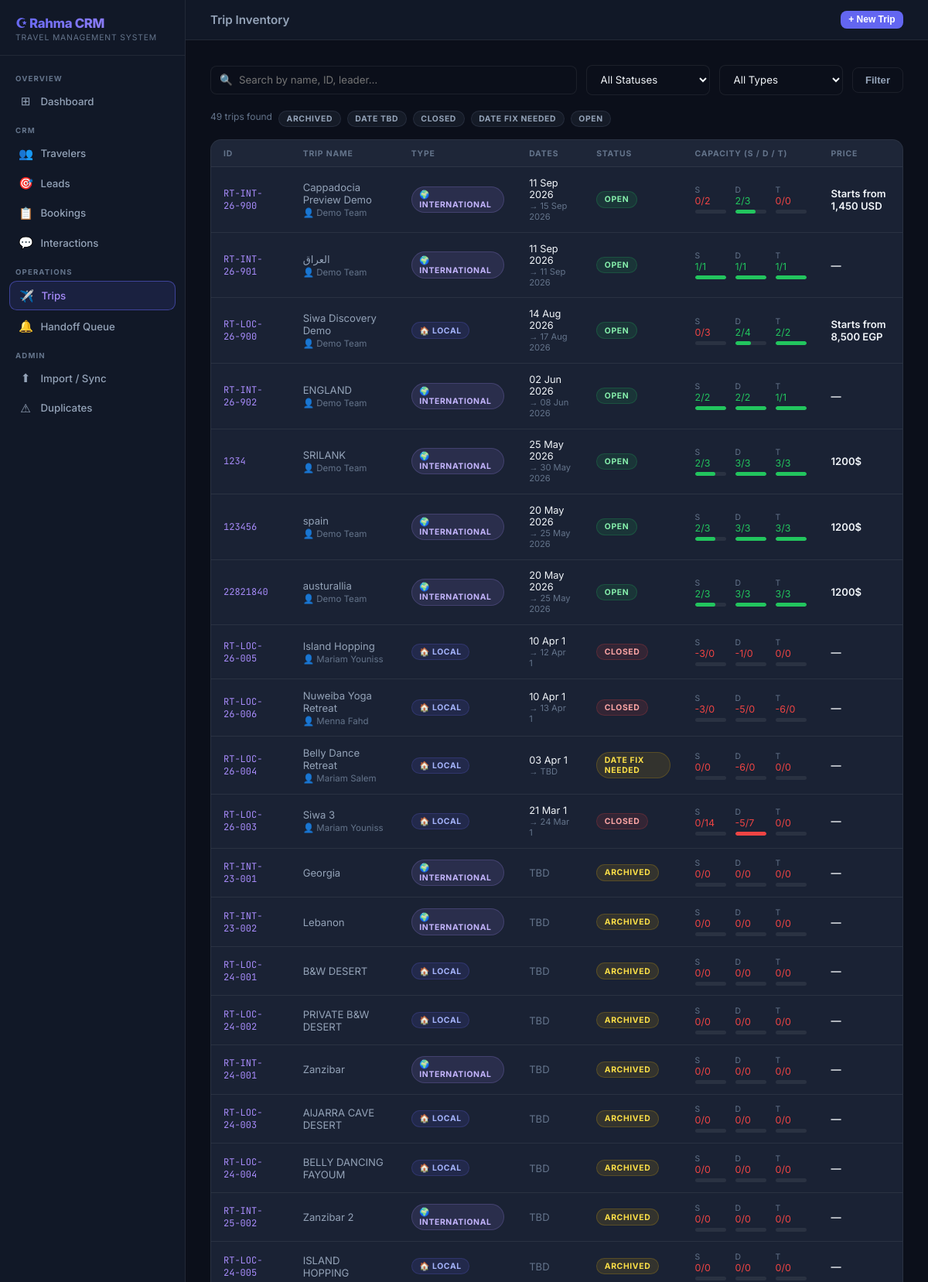
The page /trips/ (upper part) on the database its author committed.
### app/models/trip.py (models this page shows, shortened)
class Trip(db.Model):
    __tablename__ = 'trips'
    trip_id = db.Column(db.String(50), primary_key=True)
    trip_name = db.Column(db.String(200), nullable=False)
    type = db.Column(db.String(50)) # Local / International
    year = db.Column(db.Integer)
    trip_leader = db.Column(db.String(100))
    start_date = db.Column(db.Date)
    end_date = db.Column(db.Date)
    sales_status = db.Column(db.String(50)) # Open / Closed / Cancelled
    data_audit = db.Column(db.Text)
    trip_window_status = db.Column(db.String(50))
    trip_availability_note = db.Column(db.Text)
    next_reengage_date = db.Column(db.Date)
    single_total = db.Column(db.Integer, default=0)
    double_total = db.Column(db.Integer, default=0)
    triple_total = db.Column(db.Integer, default=0)
    single_remaining = db.Column(db.Integer, default=0)
    double_remaining = db.Column(db.Integer, default=0)
    triple_remaining = db.Column(db.Integer, default=0)
    draft_holds_single = db.Column(db.Integer, default=0)
    draft_holds_double = db.Column(db.Integer, default=0)
    draft_holds_triple = db.Column(db.Integer, default=0)
    public_price = db.Column(db.String(200))
    public_description = db.Column(db.Text)
    sales_notes = db.Column(db.Text)
    bookings = db.relationship('TripBooking', backref='trip', lazy=True)

### app/routes/trips.py (the view)
@trips_bp.route('/')
def index():
    q = request.args.get('q', '')
    status = request.args.get('status', '')
    trip_type = request.args.get('type', '')
    query = Trip.query
    if q:
        query = query.filter(or_(
            Trip.trip_name.ilike(f'%{q}%'),
            Trip.trip_id.ilike(f'%{q}%'),
            Trip.trip_leader.ilike(f'%{q}%'),
        ))
    if status:
        query = query.filter(Trip.sales_status == status)
    if trip_type:
        query = query.filter(Trip.type == trip_type)
    trips = query.order_by(Trip.start_date.desc()).all()
    statuses = [r[0] for r in db.session.query(Trip.sales_status).distinct().all() if r[0]]
    types = [r[0] for r in db.session.query(Trip.type).distinct().all() if r[0]]
    return render_template('trips/index.html',
                           trips=trips,
                           q=q,
                           current_status=status,
                           current_type=trip_type,
                           statuses=statuses,
                           types=types)

### app/templates/trips/index.html (shortened to what this page needs)
{% extends "base.html" %}
{% block topbar_title %}Trip Inventory{% endblock %}
{% block topbar_actions %}
<button onclick="openModal('createTrip')" class="btn btn-primary btn-sm">+ New Trip</button>
{% endblock %}
{% block content %}
<form method="GET" action="{{ url_for('trips.index') }}" class="search-bar">
    <div class="search-input-wrap">
        <span class="search-icon">🔍</span>
        <input class="form-input" type="text" name="q" value="{{ q }}" placeholder="Search by name, ID, leader…">
    </div>
    <select class="form-select" name="status" style="width:160px">
        <option value="">All Statuses</option>
    </select>
    <select class="form-select" name="type" style="width:160px">
        <option value="">All Types</option>
    </select>
    <button type="submit" class="btn btn-ghost">Filter</button>
</form>
<div style="display:flex;gap:0.5rem;margin-bottom:1rem;flex-wrap:wrap">
    <span style="font-size:0.75rem;color:var(--text-muted)">{{ trips|length }} trips found</span>
    {% for s in statuses %}
    <a href="{{ url_for('trips.index', status=s) }}"
       style="text-decoration:none"
       class="badge {% if current_status == s %}badge-blue{% else %}badge-gray{% endif %}">{{ s }}</a>
    {% endfor %}
</div>
{% if trips %}
<div class="card" style="padding:0;overflow:hidden">
    <table class="data-table">
        <thead><tr>
            <th>ID</th>
            <th>Trip Name</th>
            <th>Type</th>
            <th>Dates</th>
            <th>Status</th>
            <th>Capacity (S / D / T)</th>
            <th>Price</th>
        </tr></thead>
        <tbody>
        {% for trip in trips %}
        <tr onclick="window.location='{{ url_for('trips.detail', trip_id=trip.trip_id) }}'">
            <td class="mono">{{ trip.trip_id }}</td>
            <td>
                <div class="primary">{{ trip.trip_name }}</div>
                {% if trip.trip_leader %}
                <div style="font-size:0.72rem;color:var(--text-muted);margin-top:2px">👤 {{ trip.trip_leader }}</div>
                {% endif %}
            </td>
            <td>
                {% if trip.type == 'International' %}
                    <span class="badge badge-purple">🌍 {{ trip.type }}</span>
                {% else %}
                    <span class="badge badge-blue">🏠 {{ trip.type or '—' }}</span>
                {% endif %}
            </td>
            <td>
                {% if trip.start_date %}
                <div style="font-size:0.8rem;color:var(--text-main)">{{ trip.start_date.strftime('%d %b %Y') }}</div>
                <div style="font-size:0.7rem;color:var(--text-muted)">→ {{ trip.end_date.strftime('%d %b %Y') if trip.end_date else 'TBD' }}</div>
                {% else %}
                <span style="color:var(--text-muted)">TBD</span>
                {% endif %}
            </td>
            <td>
                {% if trip.sales_status == 'Open' %}<span class="badge badge-green">Open</span>
                {% elif trip.sales_status == 'Closed' %}<span class="badge badge-red">Closed</span>
                {% elif trip.sales_status == 'Cancelled' %}<span class="badge badge-gray">Cancelled</span>
                {% else %}<span class="badge badge-yellow">{{ trip.sales_status or '—' }}</span>{% endif %}
            </td>
            <td>
                <div style="display:flex;gap:0.75rem;font-size:0.78rem">
                    {% set s_pct = (trip.single_remaining / trip.single_total * 100) if trip.single_total else 0 %}
                    {% set d_pct = (trip.double_remaining / trip.double_total * 100) if trip.double_total else 0 %}
                    {% set t_pct = (trip.triple_remaining / trip.triple_total * 100) if trip.triple_total else 0 %}
                    <div style="min-width:40px">
                        <div style="color:var(--text-muted);font-size:0.65rem">S</div>
                        <div style="color:{% if s_pct > 30 %}var(--green){% elif s_pct > 0 %}var(--yellow){% else %}var(--red){% endif %}">
                            {{ trip.single_remaining }}/{{ trip.single_total }}
                        </div>
                        <div class="cap-bar"><div class="cap-fill {% if s_pct > 30 %}good{% elif s_pct > 0 %}warn{% else %}empty{% endif %}" style="width:{{ s_pct }}%"></div></div>
                    </div>
                    <div style="min-width:40px">
                        <div style="color:var(--text-muted);font-size:0.65rem">D</div>
                        <div style="color:{% if d_pct > 30 %}var(--green){% elif d_pct > 0 %}var(--yellow){% else %}var(--red){% endif %}">
                            {{ trip.double_remaining }}/{{ trip.double_total }}
                        </div>
                        <div class="cap-bar"><div class="cap-fill {% if d_pct > 30 %}good{% elif d_pct > 0 %}warn{% else %}empty{% endif %}" style="width:{{ d_pct }}%"></div></div>
                    </div>
                    <div style="min-width:40px">
                        <div style="color:var(--text-muted);font-size:0.65rem">T</div>
                        <div style="color:{% if t_pct > 30 %}var(--green){% elif t_pct > 0 %}var(--yellow){% else %}var(--red){% endif %}">
                            {{ trip.triple_remaining }}/{{ trip.triple_total }}
                        </div>
                        <div class="cap-bar"><div class="cap-fill {% if t_pct > 30 %}good{% elif t_pct > 0 %}warn{% else %}empty{% endif %}" style="width:{{ t_pct }}%"></div></div>
                    </div>
                </div>
            </td>
            <td style="color:var(--text-main);font-weight:600">{{ trip.public_price or '—' }}</td>
        </tr>
        {% endfor %}
        </tbody>
    </table>
</div>
{% endif %}
{% endblock %}

### app/templates/base.html (style rules this page uses)
*, *::before, *::after { box-sizing: border-box; margin: 0; padding: 0; }
:root { --bg-base: #0b0f1a; --bg-surface: #111827; --bg-card: #1a2234; --bg-hover: #1e2a40; --border: rgba(255,255,255,0.07); --border-act: rgba(99,102,241,0.5); --accent: #6366f1; --accent-2: #a78bfa; --text-main: #f1f5f9; --text-muted: #64748b; --text-dim: #94a3b8; --green: #22c55e; --yellow: #eab308; --red: #ef4444; --sidebar-w: 240px; }
html, body { height: 100%; font-family: 'Inter', sans-serif; background: var(--bg-base); color: var(--text-main); }
.btn { display: inline-flex; align-items: center; gap: 0.4rem; padding: 0.5rem 1rem; border-radius: 0.5rem; font-size: 0.82rem; font-weight: 600; border: none; cursor: pointer; text-decoration: none; transition: all 0.15s ease; }
.btn-primary { background: var(--accent); color: #fff; }
.btn-ghost { background: transparent; color: var(--text-dim); border: 1px solid var(--border); }
.btn-sm { padding: 0.3rem 0.65rem; font-size: 0.75rem; }
.card { background: var(--bg-card); border: 1px solid var(--border); border-radius: 0.875rem; padding: 1.5rem; }
.badge { display: inline-flex; align-items: center; padding: 0.2rem 0.6rem; border-radius: 999px; font-size: 0.65rem; font-weight: 700; text-transform: uppercase; letter-spacing: 0.06em; }
.badge-green { background: rgba(34,197,94,0.12); color: #86efac; border: 1px solid rgba(34,197,94,0.2); }
.badge-yellow { background: rgba(234,179,8,0.12); color: #fde047; border: 1px solid rgba(234,179,8,0.2); }
.badge-red { background: rgba(239,68,68,0.12); color: #fca5a5; border: 1px solid rgba(239,68,68,0.2); }
.badge-blue { background: rgba(99,102,241,0.12); color: #a5b4fc; border: 1px solid rgba(99,102,241,0.2); }
.badge-purple { background: rgba(167,139,250,0.12);color: #c4b5fd; border: 1px solid rgba(167,139,250,0.2); }
.badge-gray { background: rgba(100,116,139,0.12);color: #94a3b8; border: 1px solid rgba(100,116,139,0.2); }
.data-table { width: 100%; border-collapse: collapse; font-size: 0.82rem; }
.data-table thead th { text-align: left; padding: 0.65rem 1rem; color: var(--text-muted); font-size: 0.65rem; font-weight: 700; text-transform: uppercase; letter-spacing: 0.08em; border-bottom: 1px solid var(--border); background: rgba(255,255,255,0.02); }
.data-table tbody tr { border-bottom: 1px solid var(--border); transition: background 0.1s; cursor: pointer; }
.data-table tbody td { padding: 0.8rem 1rem; color: var(--text-dim); vertical-align: middle; }
.data-table tbody td.mono { font-family: 'JetBrains Mono', monospace; font-size: 0.75rem; color: var(--accent-2); }
.form-input, .form-select, .form-textarea { width: 100%; background: var(--bg-base); border: 1px solid var(--border); border-radius: 0.5rem; padding: 0.6rem 0.85rem; color: var(--text-main); font-size: 0.83rem; font-family: 'Inter', sans-serif; outline: none; transition: border-color 0.15s; }
.form-select option { background: var(--bg-surface); }
.search-bar { display: flex; gap: 0.75rem; align-items: center; margin-bottom: 1.25rem; flex-wrap: wrap; }
.search-input-wrap { position: relative; flex: 1; min-width: 200px; }
.search-input-wrap input { padding-left: 2.25rem; }
.search-icon { position: absolute; left: 0.75rem; top: 50%; transform: translateY(-50%); color: var(--text-muted); font-size: 0.85rem; pointer-events: none; }
.cap-bar { height: 5px; background: var(--border); border-radius: 999px; overflow: hidden; margin-top: 4px; }
.cap-fill { height: 100%; border-radius: 999px; transition: width 0.3s; }
.cap-fill.good { background: var(--green); }
.cap-fill.empty { background: var(--red); }

### rows shown on the page
Trip: trip_id "RT-INT-26-900", trip_name "Cappadocia Preview Demo", trip_leader "Demo Team", type "INTERNATIONAL", start_date "11 Sep 2026", end_date "15 Sep 2026", sales_status "OPEN", single_remaining "0", single_total "2", double_remaining "2", double_total "3", {{ d_pct }} 66.66666666666666 (drawn), triple_remaining "0", triple_total "0", public_price "Starts from 1,450 USD"
Trip: trip_id "RT-INT-26-901", trip_name "العراق", trip_leader "Demo Team", type "INTERNATIONAL", start_date "11 Sep 2026", end_date "11 Sep 2026", sales_status "OPEN", single_remaining "1", single_total "1", {{ s_pct }} 100.0 (drawn), double_remaining "1", double_total "1", {{ d_pct }} 100.0 (drawn), triple_remaining "1", triple_total "1", {{ t_pct }} 100.0 (drawn), public_price "—"
Trip: trip_id "RT-LOC-26-900", trip_name "Siwa Discovery Demo", trip_leader "Demo Team", type "LOCAL", start_date "14 Aug 2026", end_date "17 Aug 2026", sales_status "OPEN", single_remaining "0", single_total "3", double_remaining "2", double_total "4", {{ d_pct }} 50.0 (drawn), triple_remaining "2", triple_total "2", {{ t_pct }} 100.0 (drawn), public_price "Starts from 8,500 EGP"
Trip: trip_id "RT-INT-26-902", trip_name "ENGLAND", trip_leader "Demo Team", type "INTERNATIONAL", start_date "02 Jun 2026", end_date "08 Jun 2026", sales_status "OPEN", single_remaining "2", single_total "2", {{ s_pct }} 100.0 (drawn), double_remaining "2", double_total "2", {{ d_pct }} 100.0 (drawn), triple_remaining "1", triple_total "1", {{ t_pct }} 100.0 (drawn), public_price "—"
Trip: trip_id "1234", trip_name "SRILANK", trip_leader "Demo Team", type "INTERNATIONAL", start_date "25 May 2026", end_date "30 May 2026", sales_status "OPEN", single_remaining "2", single_total "3", {{ s_pct }} 66.66666666666666 (drawn), double_remaining "3", double_total "3", {{ d_pct }} 100.0 (drawn), triple_remaining "3", triple_total "3", {{ t_pct }} 100.0 (drawn), public_price "1200$"
Trip: trip_id "123456", trip_name "spain", trip_leader "Demo Team", type "INTERNATIONAL", start_date "20 May 2026", end_date "25 May 2026", sales_status "OPEN", single_remaining "2", single_total "3", {{ s_pct }} 66.66666666666666 (drawn), double_remaining "3", double_total "3", {{ d_pct }} 100.0 (drawn), triple_remaining "3", triple_total "3", {{ t_pct }} 100.0 (drawn), public_price "1200$"
Trip: trip_id "22821840", trip_name "austurallia", trip_leader "Demo Team", type "INTERNATIONAL", start_date "20 May 2026", end_date "25 May 2026", sales_status "OPEN", single_remaining "2", single_total "3", {{ s_pct }} 66.66666666666666 (drawn), double_remaining "3", double_total "3", {{ d_pct }} 100.0 (drawn), triple_remaining "3", triple_total "3", {{ t_pct }} 100.0 (drawn), public_price "1200$"
Trip: trip_id "RT-LOC-26-005", trip_name "Island Hopping", trip_leader "Mariam Youniss", type "LOCAL", start_date "10 Apr 1", end_date "12 Apr 1", sales_status "CLOSED", single_remaining "-3", single_total "0", double_remaining "-1", double_total "0", triple_remaining "0", triple_total "0", public_price "—"
Trip: trip_id "RT-LOC-26-006", trip_name "Nuweiba Yoga Retreat", trip_leader "Menna Fahd", type "LOCAL", start_date "10 Apr 1", end_date "13 Apr 1", sales_status "CLOSED", single_remaining "-3", single_total "0", double_remaining "-5", double_total "0", triple_remaining "-6", triple_total "0", public_price "—"
Trip: trip_id "RT-LOC-26-004", trip_name "Belly Dance Retreat", trip_leader "Mariam Salem", type "LOCAL", start_date "03 Apr 1", end_date "TBD", sales_status "DATE FIX NEEDED", single_remaining "0", single_total "0", double_remaining "-6", double_total "0", triple_remaining "0", triple_total "0", public_price "—"
Trip: trip_id "RT-LOC-26-003", trip_name "Siwa 3", trip_leader "Mariam Youniss", type "LOCAL", start_date "21 Mar 1", end_date "24 Mar 1", sales_status "CLOSED", single_remaining "0", single_total "14", double_remaining "-5", double_total "7", {{ d_pct }} -71.42857142857143 (drawn), triple_remaining "0", triple_total "0", public_price "—"
Trip: trip_id "RT-INT-23-001", trip_name "Georgia", type "INTERNATIONAL", shows "TBD", sales_status "ARCHIVED", single_remaining "0", single_total "0", double_remaining "0", double_total "0", triple_remaining "0", triple_total "0", public_price "—"
Trip: trip_id "RT-INT-23-002", trip_name "Lebanon", type "INTERNATIONAL", shows "TBD", sales_status "ARCHIVED", single_remaining "0", single_total "0", double_remaining "0", double_total "0", triple_remaining "0", triple_total "0", public_price "—"
Trip: trip_id "RT-LOC-24-001", trip_name "B&W DESERT", type "LOCAL", shows "TBD", sales_status "ARCHIVED", single_remaining "0", single_total "0", double_remaining "0", double_total "0", triple_remaining "0", triple_total "0", public_price "—"
Trip: trip_id "RT-LOC-24-002", trip_name "PRIVATE B&W DESERT", type "LOCAL", shows "TBD", sales_status "ARCHIVED", single_remaining "0", single_total "0", double_remaining "0", double_total "0", triple_remaining "0", triple_total "0", public_price "—"
Trip: trip_id "RT-INT-24-001", trip_name "Zanzibar", type "INTERNATIONAL", shows "TBD", sales_status "ARCHIVED", single_remaining "0", single_total "0", double_remaining "0", double_total "0", triple_remaining "0", triple_total "0", public_price "—"
Trip: trip_id "RT-LOC-24-003", trip_name "AlJARRA CAVE DESERT", type "LOCAL", shows "TBD", sales_status "ARCHIVED", single_remaining "0", single_total "0", double_remaining "0", double_total "0", triple_remaining "0", triple_total "0", public_price "—"
Trip: trip_id "RT-LOC-24-004", trip_name "BELLY DANCING FAYOUM", type "LOCAL", shows "TBD", sales_status "ARCHIVED", single_remaining "0", single_total "0", double_remaining "0", double_total "0", triple_remaining "0", triple_total "0", public_price "—"
Trip: trip_id "RT-INT-25-002", trip_name "Zanzibar 2", type "INTERNATIONAL", shows "TBD", sales_status "ARCHIVED", single_remaining "0", single_total "0", double_remaining "0", double_total "0", triple_remaining "0", triple_total "0", public_price "—"
Trip: trip_id "RT-LOC-24-005", trip_name "ISLAND HOPPING", type "LOCAL", shows "TBD", sales_status "ARCHIVED", single_remaining "0", single_total "0", double_remaining "0", double_total "0", triple_remaining "0", triple_total "0", public_price "—"

### other values the page prints
{{ trips|length }} "49"
{{ s }} "ARCHIVED" "DATE TBD" "CLOSED" "DATE FIX NEEDED" "OPEN"
